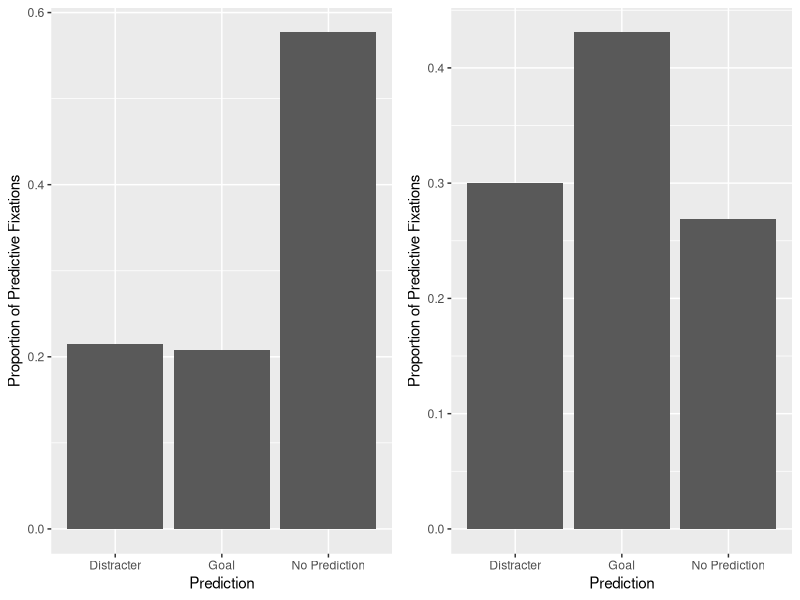

R code for this plot:
## ---- chunk 1
library(tidyverse)
library(gridExtra)

MOAP <- read_csv("data/MOAP.csv")
# Fix pesky `` issue
names(MOAP)[1] <- "Test"
# Drop NA rows
MOAP <- drop_na(MOAP, Hand_Prediction, Body_Prediction)
## ---- chunk 2
MOAP <- MOAP %>%
  filter(ID != "M08" & ID != "M11" & ID != "M14" & ID != "M17" & ID != "M18" & ID != "M25" & ID != "M26" & ID != "M27" & ID != "M30" & ID != "M31"  & ID != "M32"  & ID != "M33")
## ---- chunk 3
# Graph Proportion of Predictions for each initial AOI
Hand_Pred <- ggplot(MOAP) +
  geom_bar(mapping = aes(x = Hand_Prediction, y = ..prop.., group = 1)) +
  labs(x = "Prediction", y = "Proportion of Predictive Fixations")
Body_Pred <- ggplot(MOAP) +
  geom_bar(mapping = aes(x = Body_Prediction, y = ..prop.., group = 1)) +
  labs(x = "Prediction", y = "Proportion of Predictive Fixations")
grid.arrange(Hand_Pred, Body_Pred, nrow=1)
## ---- chunk 4

## ---- chunk 5
# library(DT)
# datatable(x)
